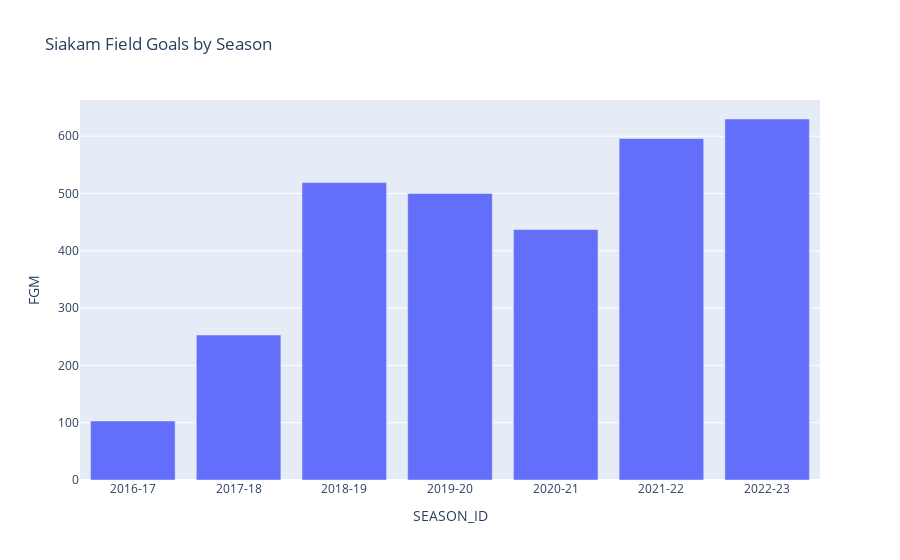

The notebook cell saved with this chart:
### Markdown cell above
Let's continue working with the [Pascal Siakam data](../Data/Pascal_Siakam.csv). 

The key part of creating bar graphs is `px.bar()`, as shown below.

In this example  we are plotting Siakam's Field Goals (FG) by season.

We also use a filter to only include data up to an including the '2022-23' season.

### Code cell
import pandas as pd
import plotly.express as px

url = 'https://raw.githubusercontent.com/Data-Dunkers/data-dunkers-modules/main/data-dunkers/Data/Pascal_Siakam.csv'
df = pd.read_csv(url)

filter = df['SEASON_ID'] <= '2022-23'
df = df[filter]

px.bar(df, x='SEASON_ID', y='FGM', title='Siakam Field Goals by Season')

### Figure 1 — Plotly figure (JSON) as saved in the notebook; plotly's stock layout.template omitted (floating-point values rounded to 4 significant figures)
{"data": [{"alignmentgroup": "True", "hovertemplate": "SEASON_ID=%{x}<br>FGM=%{y}<extra></extra>", "legendgroup": "", "marker": {"color": "#636efa", "pattern": {"shape": ""}}, "name": "", "offsetgroup": "", "orientation": "v", "showlegend": false, "textposition": "auto", "type": "bar", "x": ["2016-17", "2017-18", "2018-19", "2019-20", "2020-21", "2021-22", "2022-23"], "xaxis": "x", "y": [103, 253, 519, 500, 437, 596, 630], "yaxis": "y"}], "layout": {"barmode": "relative", "legend": {"tracegroupgap": 0}, "title": {"text": "Siakam Field Goals by Season"}, "xaxis": {"anchor": "y", "domain": [0, 1], "title": {"text": "SEASON_ID"}}, "yaxis": {"anchor": "x", "domain": [0, 1], "title": {"text": "FGM"}}}}
